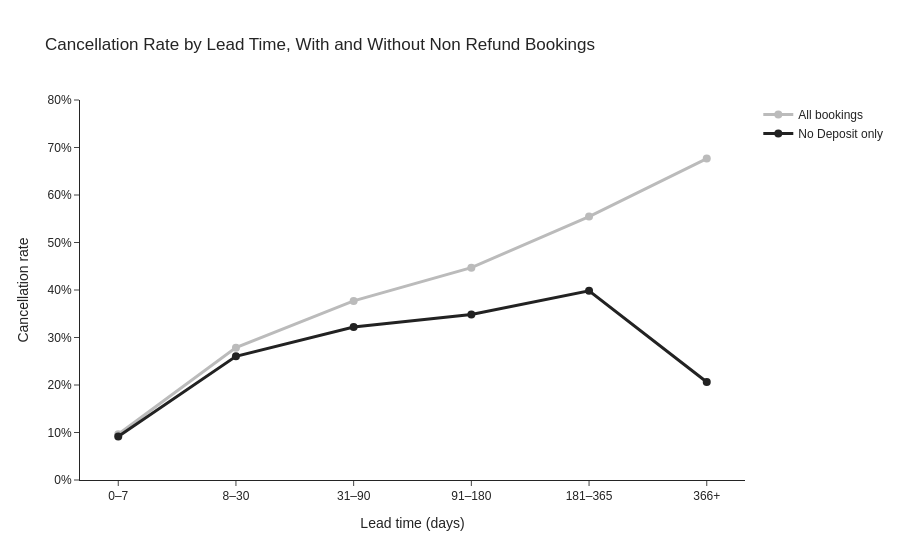

The notebook cell this image was saved under:
### Markdown cell above
Removing the Non Refund rows also changes the lead-time story from Section 2:

### Code cell
df_lead_compare = pd.concat([
    df.assign(subset='All bookings'),
    df.query('deposit_type == "No Deposit"').assign(subset='No Deposit only')
]).groupby(['subset', 'lead_band'], as_index=False, observed=True).agg(
    bookings=('is_canceled', 'size'),
    cancel_rate=('is_canceled', 'mean')
)

fig = px.line(
    df_lead_compare,
    x='lead_band',
    y='cancel_rate',
    color='subset',
    markers=True,
    color_discrete_map={'All bookings': GRAY, 'No Deposit only': HIGHLIGHT},
    title='Cancellation Rate by Lead Time, With and Without Non Refund Bookings',
    labels={'lead_band': 'Lead time (days)', 'cancel_rate': 'Cancellation rate', 'subset': ''}
)
fig.update_traces(line_width=3, marker_size=8)
fig.update_layout(yaxis_tickformat='.0%', yaxis_range=[0, 0.8])
fig.show()

df_lead_compare.pivot(index='lead_band', columns='subset', values='cancel_rate').round(3)

### Figure 1 — Plotly figure (JSON) as saved in the notebook; plotly's stock layout.template omitted (floating-point values rounded to 4 significant figures)
{"data": [{"hovertemplate": "=All bookings<br>Lead time (days)=%{x}<br>Cancellation rate=%{y}<extra></extra>", "legendgroup": "All bookings", "line": {"color": "#BBBBBB", "dash": "solid", "width": 3}, "marker": {"size": 8, "symbol": "circle"}, "mode": "lines+markers", "name": "All bookings", "orientation": "v", "showlegend": true, "type": "scatter", "x": ["0–7", "8–30", "31–90", "91–180", "181–365", "366+"], "xaxis": "x", "y": [0.09632, 0.2786, 0.377, 0.4471, 0.5545, 0.6766], "yaxis": "y"}, {"hovertemplate": "=No Deposit only<br>Lead time (days)=%{x}<br>Cancellation rate=%{y}<extra></extra>", "legendgroup": "No Deposit only", "line": {"color": "#222222", "dash": "solid", "width": 3}, "marker": {"size": 8, "symbol": "circle"}, "mode": "lines+markers", "name": "No Deposit only", "orientation": "v", "showlegend": true, "type": "scatter", "x": ["0–7", "8–30", "31–90", "91–180", "181–365", "366+"], "xaxis": "x", "y": [0.09165, 0.2604, 0.3219, 0.3486, 0.3982, 0.2062], "yaxis": "y"}], "layout": {"legend": {"title": {"text": ""}, "tracegroupgap": 0}, "title": {"text": "Cancellation Rate by Lead Time, With and Without Non Refund Bookings"}, "xaxis": {"anchor": "y", "domain": [0.0, 1.0], "title": {"text": "Lead time (days)"}}, "yaxis": {"anchor": "x", "domain": [0.0, 1.0], "range": [0, 0.8], "tickformat": ".0%", "title": {"text": "Cancellation rate"}}}}
